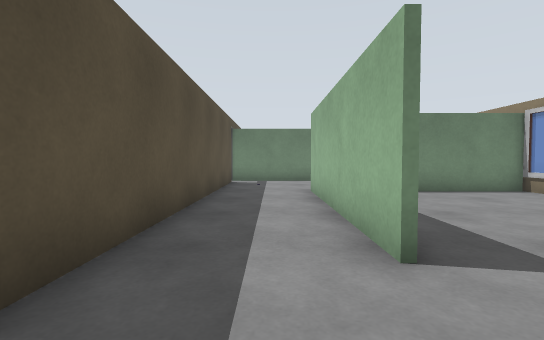
View 1 (above)

16 first-person views from a walk through a robot-simulator world made for Gazebo. The camera is 0.94 m above the floor, tilts 2° down and sees 85° across. Floor lines are 1 m apart. The floor is counted in squares, 1 m on a side. Each view is taken from the middle of a square. On the plan, view 1 faces up. The plan holds only what a view shows up to about 11 squares ahead; the rest is blank. Some surface patterns are stand-ins.

View 2
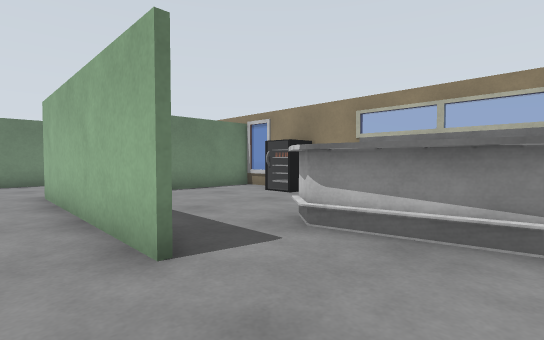

View 3
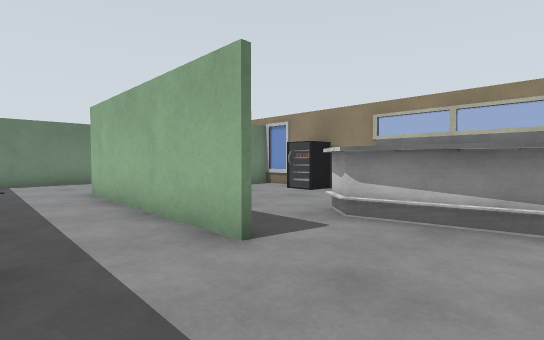

View 4
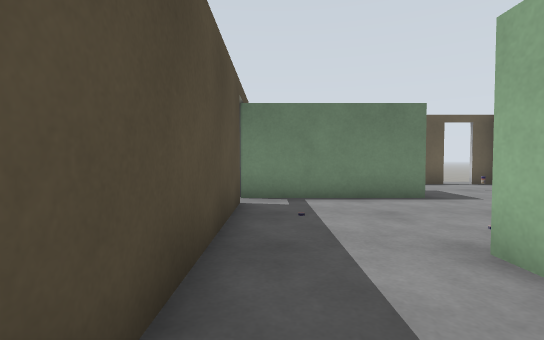

View 5
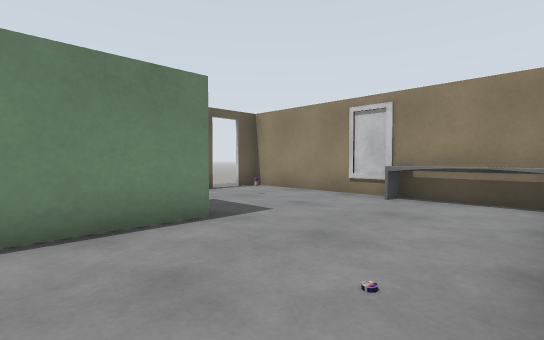

View 6
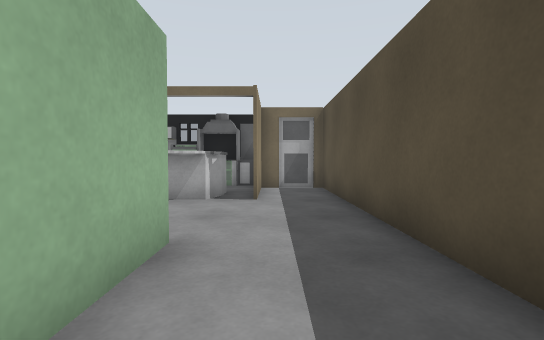

View 7
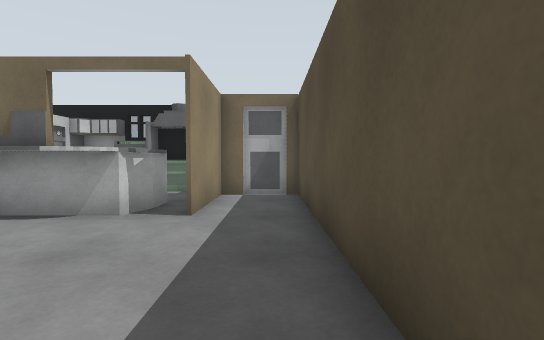

View 8
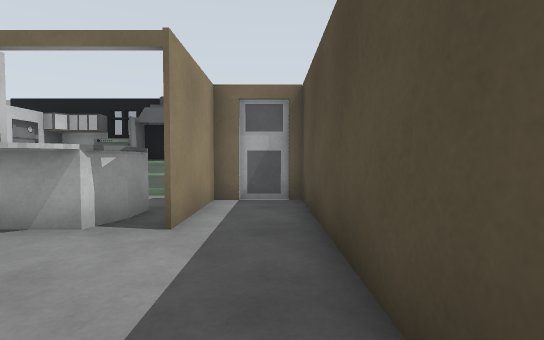

View 9
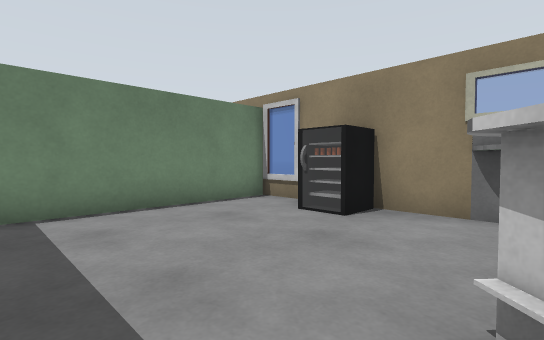

View 10
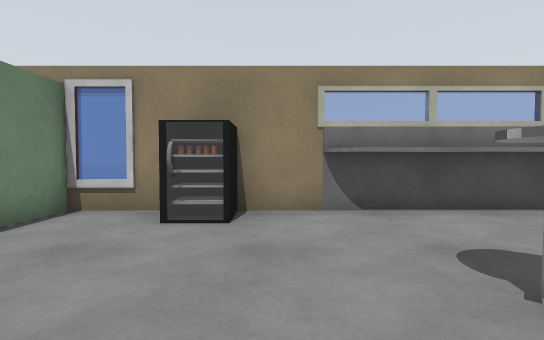

View 11
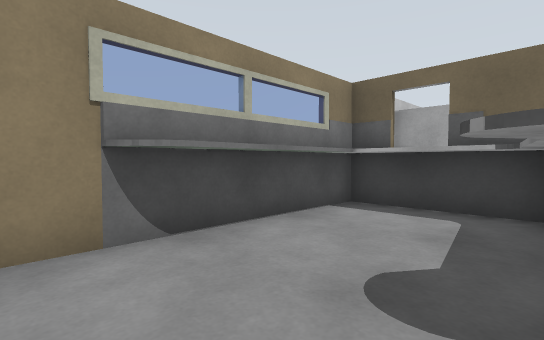

View 12
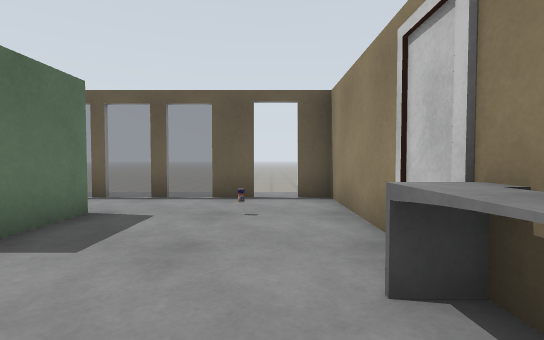

View 13
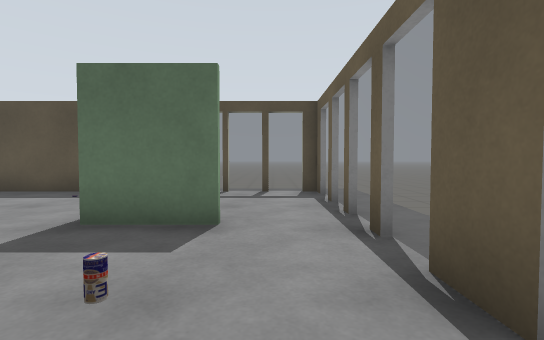

View 14
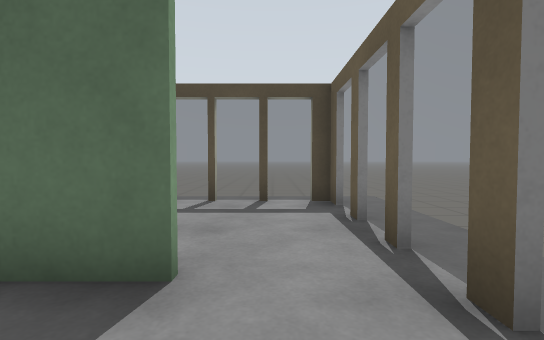

View 15
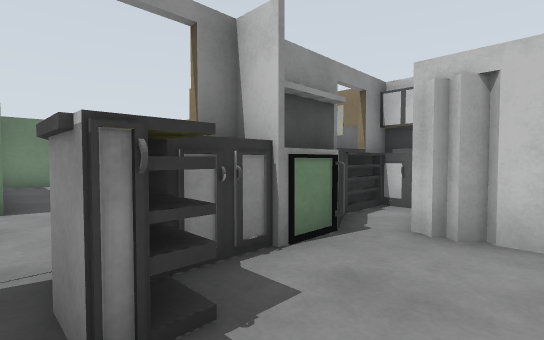

View 16
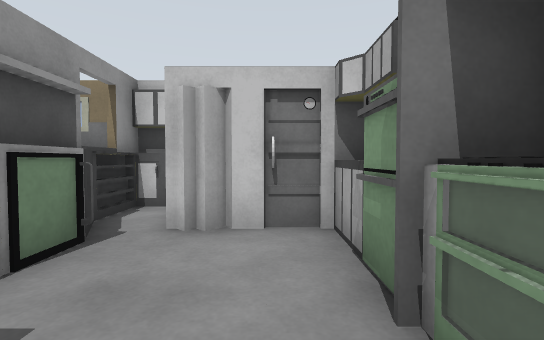

### Floor plan
Points are (right, up) in squares from view 1. A wall is a line through its corners. A room is listed if a view was taken in it or the views show most of it. See-through windows are left out.
Room 1 (views 1, 2, 3, 4, 5, 6, 7, 8, 12, 13, 14)
walls: (-1.7, 12.4) (-1.7, -4) (0.4, -4) (0.4, -0.9); (2.7, 15.3) (2.7, 13.2) (-1.7, 13.2); (7.4, 9.2) (7.4, 17.3) (6.6, 17.3); (1.2, 2.6) (1.2, 9); (3.5, 17.3) (3, 17.3); (5.6, 17.3) (4.5, 17.3); (3.5, 0) (3.1, 2.7); (1.6, -1) (3.6, -1)
low walls: (6.9, 9.2) (6.9, 12.1); (3.8, 0) (3.3, 2.6); (2.4, -0.5) (3.1, -0.5)
ways out: opening at (2.5, 3) to room 2; opening at (1, -1.5) to room 3; opening at (3, 16) to room 4; opening at (6, 17)
objects: drink can (5, 15)
Room 2 (views 9, 10, 11)
walls: (3.1, 2.7) (3.8, 3.4); (6.4, 5.6) (6.4, 6.8); (6.6, 5.6) (6.6, 6.6); (6.7, 5.6) (6.5, 6.5); (4.1, 2.2) (4.5, 0) (6.9, 0) (6.9, 3.5); (6.7, 5.8) (6.5, 6.4); (7.2, 6.5) (6.2, 6.5); (7.5, 5.6) (6.5, 5.6) (6.6, 6.5); (7.4, -1.8) (7.4, 8.8) (1.5, 8.8)
low walls: (3.3, 2.6) (4, 3.3)
ways out: opening at (2.5, 3) to room 1
Room 3 (views 15, 16)
walls: (2, -2.6) (1.2, -2.6) (1.2, -1.6); (1.3, -1.8) (1.6, -1); (0.6, -4.8) (5.1, -4.8); (1.8, -5.5) (2.6, -5.5); (3.6, -5.1) (4.5, -5.1) (4.8, -4.8); (4.4, -1.8) (1.8, -1.8); (3, -5.5) (5, -5.5) (5, -3.4)
ways out: opening at (1, -1.5) to room 1
Room 4 (no view inside)
walls: (0.5, 17.3) (0, 17.3); (-1, 17.3) (-1.7, 17.3); (2, 17.3) (1.5, 17.3)
ways out: opening at (3, 16) to room 1

Where each view was taken, in squares from view 1:
view 1: 0 up, 0 right, facing up
view 2: 0 up, 0 right, facing up-right
view 3: 0 up, 1 left, facing up-right
view 4: 6 up, 1 left, facing up
view 5: 9 up, 0 right, facing up-right
view 6: 6 up, 0 right, facing down
view 7: 4 up, 1 left, facing down
view 8: 3 up, 1 left, facing down
view 9: 3 up, 2 right, facing up-right
view 10: 5 up, 2 right, facing right
view 11: 5 up, 4 right, facing down-right
view 12: 10 up, 6 right, facing up
view 13: 16 up, 7 right, facing left
view 14: 16 up, 5 right, facing left
view 15: 4 down, 1 right, facing up-right
view 16: 4 down, 1 right, facing right
